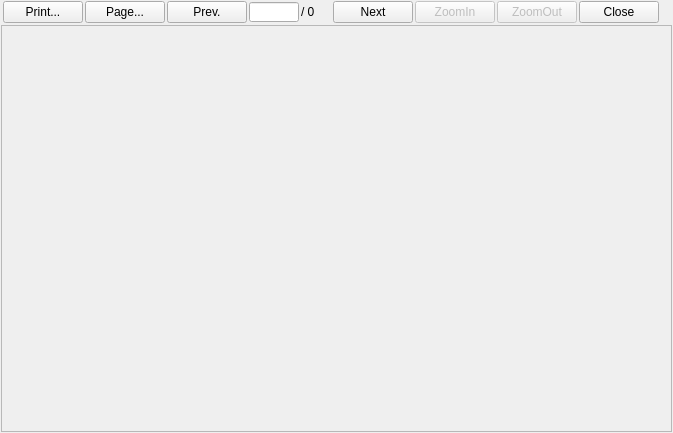
<ui version="4.0" >
 <class>uoReportPrevDlg</class>
 <widget class="QDialog" name="uoReportPrevDlg" >
  <property name="geometry" >
   <rect>
    <x>0</x>
    <y>0</y>
    <width>673</width>
    <height>433</height>
   </rect>
  </property>
  <property name="windowTitle" >
   <string>Dialog</string>
  </property>
  <layout class="QGridLayout" >
   <property name="leftMargin" >
    <number>1</number>
   </property>
   <property name="topMargin" >
    <number>1</number>
   </property>
   <property name="rightMargin" >
    <number>1</number>
   </property>
   <property name="bottomMargin" >
    <number>1</number>
   </property>
   <property name="horizontalSpacing" >
    <number>1</number>
   </property>
   <property name="verticalSpacing" >
    <number>1</number>
   </property>
   <item rowspan="4" row="0" column="0" >
    <layout class="QGridLayout" >
     <property name="horizontalSpacing" >
      <number>2</number>
     </property>
     <property name="verticalSpacing" >
      <number>2</number>
     </property>
     <item row="0" column="1" >
      <widget class="QPushButton" name="m_pbPrint" >
       <property name="text" >
        <string>Print...</string>
       </property>
       <property name="autoDefault" >
        <bool>false</bool>
       </property>
      </widget>
     </item>
     <item row="0" column="2" >
      <widget class="QPushButton" name="m_pbPage" >
       <property name="text" >
        <string>Page...</string>
       </property>
       <property name="autoDefault" >
        <bool>false</bool>
       </property>
      </widget>
     </item>
     <item row="0" column="7" >
      <widget class="QPushButton" name="m_pbZoomIn" >
       <property name="enabled" >
        <bool>false</bool>
       </property>
       <property name="text" >
        <string>ZoomIn</string>
       </property>
       <property name="autoDefault" >
        <bool>false</bool>
       </property>
      </widget>
     </item>
     <item row="0" column="8" >
      <widget class="QPushButton" name="m_pbZoomOut" >
       <property name="enabled" >
        <bool>false</bool>
       </property>
       <property name="text" >
        <string>ZoomOut</string>
       </property>
       <property name="autoDefault" >
        <bool>false</bool>
       </property>
      </widget>
     </item>
     <item row="0" column="9" >
      <widget class="QPushButton" name="m_pbClose" >
       <property name="text" >
        <string>Close</string>
       </property>
       <property name="autoDefault" >
        <bool>false</bool>
       </property>
      </widget>
     </item>
     <item row="0" column="10" >
      <spacer>
       <property name="orientation" >
        <enum>Qt::Horizontal</enum>
       </property>
       <property name="sizeHint" >
        <size>
         <width>40</width>
         <height>20</height>
        </size>
       </property>
      </spacer>
     </item>
     <item row="0" column="6" >
      <widget class="QPushButton" name="m_pbNext" >
       <property name="text" >
        <string>Next</string>
       </property>
       <property name="icon" >
        <iconset resource="../uoReport.qrc" >:/image/go-next.PNG</iconset>
       </property>
       <property name="autoDefault" >
        <bool>false</bool>
       </property>
      </widget>
     </item>
     <item row="0" column="3" >
      <widget class="QPushButton" name="m_pbPrevious" >
       <property name="text" >
        <string>Prev.</string>
       </property>
       <property name="icon" >
        <iconset resource="../uoReport.qrc" >:/image/go-previous.png</iconset>
       </property>
       <property name="autoDefault" >
        <bool>false</bool>
       </property>
      </widget>
     </item>
     <item rowspan="2" row="1" column="0" colspan="11" >
      <widget class="QFrame" name="m_frame" >
       <property name="frameShape" >
        <enum>QFrame::StyledPanel</enum>
       </property>
       <property name="frameShadow" >
        <enum>QFrame::Sunken</enum>
       </property>
      </widget>
     </item>
     <item row="0" column="4" >
      <widget class="QLineEdit" name="m_leCurentPage" >
       <property name="minimumSize" >
        <size>
         <width>50</width>
         <height>20</height>
        </size>
       </property>
       <property name="maximumSize" >
        <size>
         <width>50</width>
         <height>20</height>
        </size>
       </property>
       <property name="inputMask" >
        <string>99999; </string>
       </property>
       <property name="text" >
        <string/>
       </property>
       <property name="maxLength" >
        <number>5</number>
       </property>
       <property name="cursorPosition" >
        <number>0</number>
       </property>
      </widget>
     </item>
     <item row="0" column="5" >
      <widget class="QLabel" name="m_labelTotalPg" >
       <property name="sizePolicy" >
        <sizepolicy vsizetype="Preferred" hsizetype="Fixed" >
         <horstretch>0</horstretch>
         <verstretch>0</verstretch>
        </sizepolicy>
       </property>
       <property name="minimumSize" >
        <size>
         <width>30</width>
         <height>20</height>
        </size>
       </property>
       <property name="maximumSize" >
        <size>
         <width>30</width>
         <height>20</height>
        </size>
       </property>
       <property name="text" >
        <string>/ 0</string>
       </property>
      </widget>
     </item>
    </layout>
   </item>
  </layout>
 </widget>
 <tabstops>
  <tabstop>m_pbPrint</tabstop>
  <tabstop>m_pbPage</tabstop>
  <tabstop>m_pbNext</tabstop>
  <tabstop>m_pbPrevious</tabstop>
  <tabstop>m_pbZoomIn</tabstop>
  <tabstop>m_pbZoomOut</tabstop>
  <tabstop>m_pbClose</tabstop>
 </tabstops>
 <resources>
  <include location="../uoReport.qrc" />
 </resources>
 <connections/>
</ui>
